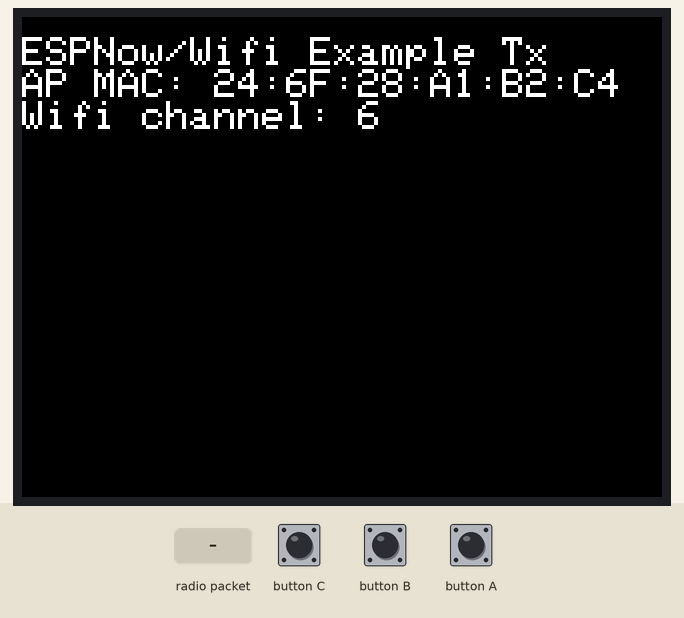
The sketch below on a simulated ESP32. On the bench: 320×240 colour display. The test bench sets the inputs (shaded band). What the sketch prints to the serial monitor is not drawn.

Above: at 1.4 s.
1.5 s: button A pressed for 0.15 s
At 1.9 s:
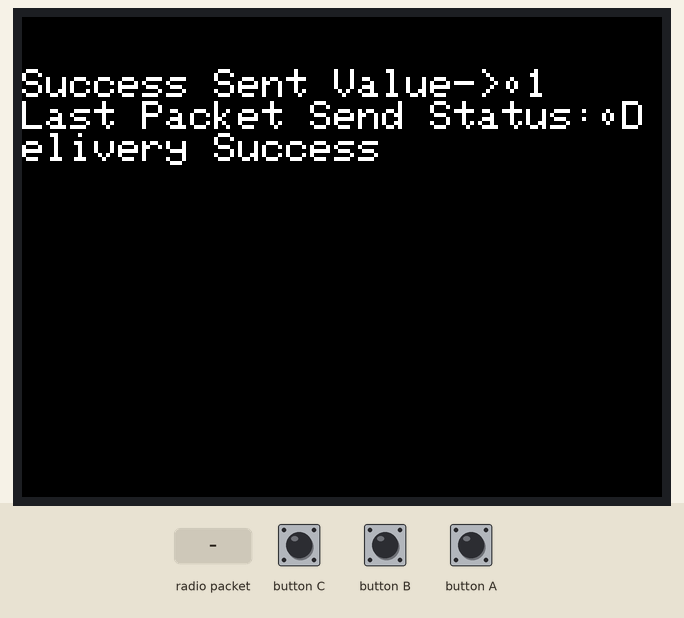
3.1 s: radio packet "1" arrives
At 3.9 s:
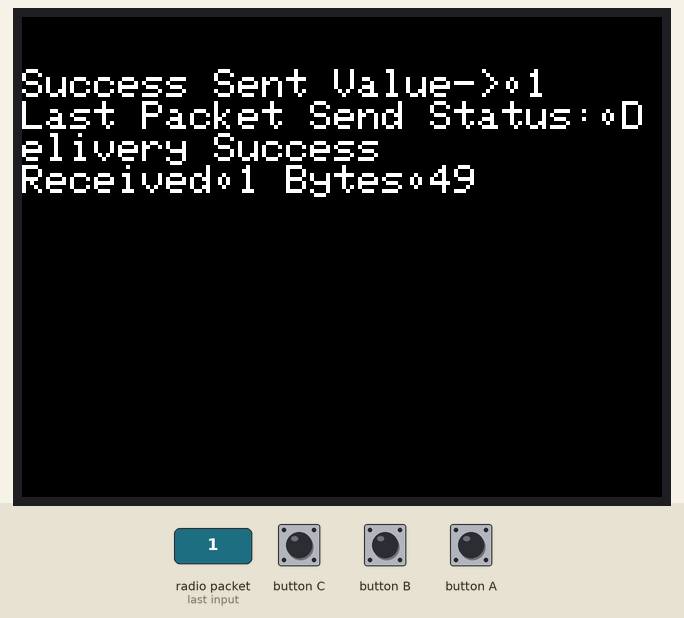
4.6 s: button A pressed for 1 s
At 5.4 s:
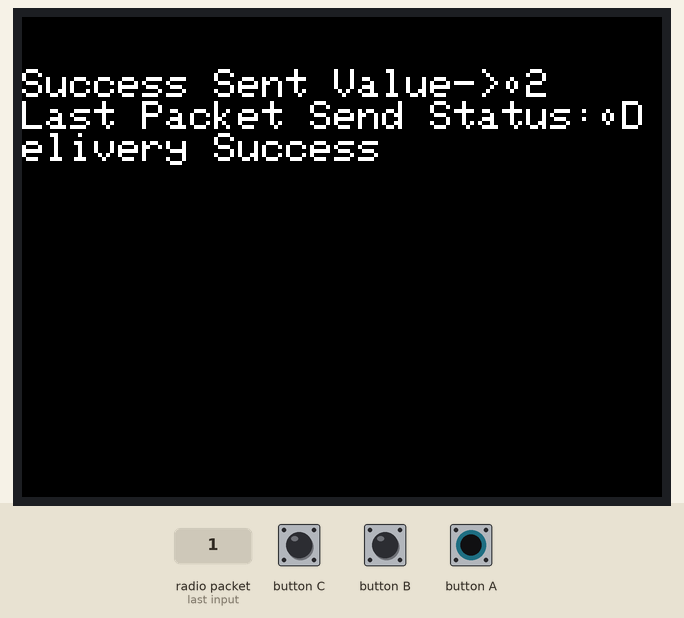
7.1 s: radio packet "0" arrives
At 8.1 s:
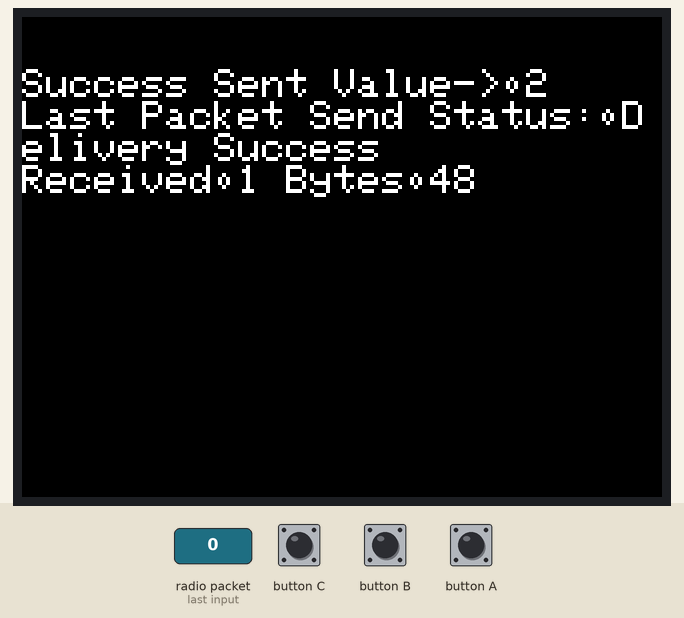
Timing chart, 0 to 9.6 s (numbered marks = the images above; inputs shaded):
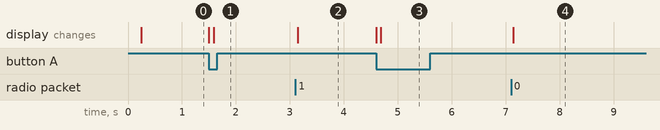

The sketch:

M5Stack_EspNowBothWifi_Tx.ino
```cpp
#include <esp_now.h>
#include <WiFi.h>
#include <M5Stack.h>

#define WIFI_CHANNEL_ESPNOW 1

const char *ssidSoftAP = "ESP32AP-WiFi";
const char *passSoftAP = "esp32apwifi";

uint8_t remoteMac[] = {0x44, 0x44, 0x44, 0x44, 0x44, 0x41};

esp_now_peer_info_t peerRx;
const esp_now_peer_info_t *peerRxNode = &peerRx;

const uint8_t maxDataFrameSize = 250;
uint8_t dataToSend[maxDataFrameSize];
byte cnt = 0;
int dataSent = 0;
long timers[3];

void setup()
{
  Serial.begin(115200);
  M5.begin();
  M5.Power.begin();
  M5.Lcd.fillScreen(TFT_BLACK);
  M5.Lcd.setRotation(1);
  M5.Lcd.setCursor(0, 10);
  M5.Lcd.setTextColor(WHITE);
  M5.Lcd.setTextSize(2);
  M5.Lcd.println("ESPNow/Wifi Example Tx");

  reset_wifi();
  start_espnow();

  M5.Lcd.print("AP MAC: "); M5.Lcd.println(WiFi.softAPmacAddress());
  M5.Lcd.print("Wifi channel: "); M5.Lcd.println(WiFi.channel());
}

void reset_wifi() {
  WiFi.persistent(false);
  WiFi.disconnect();
  WiFi.mode(WIFI_OFF);
  delay(10);
}

void start_espnow() {
  WiFi.mode(WIFI_STA);
  WiFi.softAP(ssidSoftAP, passSoftAP, WIFI_CHANNEL_ESPNOW);
  Serial.print("AP MAC: "); Serial.println(WiFi.softAPmacAddress());
  Serial.print("Wifi channel: "); Serial.println(WiFi.channel());
  if (esp_now_init() == ESP_OK) {
    Serial.println("ESP NOW INIT!");
  } else {
    Serial.println("ESP NOW INIT FAILED....");
  }
  memcpy( &peerRx.peer_addr, &remoteMac, 6 );
  peerRx.channel = WIFI_CHANNEL_ESPNOW;
  peerRx.encrypt = 0;
  peerRx.ifidx = ESP_IF_WIFI_AP;

  if ( esp_now_add_peer(peerRxNode) == ESP_OK)  {
    Serial.println("Added Peer!");
  }
  esp_now_register_send_cb(OnDataSent);
  esp_now_register_recv_cb(OnDataRecv);
}

void loop()
{
  M5.update();
  // ボタンを押したら送信
  if ( M5.BtnA.wasPressed() ) {
    M5.Lcd.fillScreen(TFT_BLACK);
    M5.Lcd.setCursor(0, 10);
    for (cnt = 0; cnt < maxDataFrameSize; cnt++)  {
      dataToSend[cnt]++;
    }
    if ( esp_now_send(peerRx.peer_addr, dataToSend, maxDataFrameSize) == ESP_OK) {
      timers[0] = micros();
      M5.Lcd.printf("\r\nSuccess Sent Value->\t%d", dataToSend[0]);
    }
  }
  delay(1);
}

void OnDataSent(const uint8_t *mac_addr, esp_now_send_status_t status)
{
  M5.Lcd.print("\r\nLast Packet Send Status:\t");
  M5.Lcd.print(status == ESP_NOW_SEND_SUCCESS ? "Delivery Success" : "Delivery Fail");
}

void OnDataRecv(const uint8_t *mac_addr, const uint8_t *data, int data_len)
{
  if (data[0] == dataToSend[0])
  {
    timers[1] = micros();
    timers[2] = timers[1] - timers[0];
    M5.Lcd.printf("\r\nReceived\t%d Bytes val\t%d\t in %ld micros", data_len, data[0], timers[2]);
  }
  else
  {
    M5.Lcd.printf("\r\nReceived\t%d Bytes\t%d", data_len, data[0]);
  }
}
```

Measured:
- after the input at 1.5 s, the display: first changes at once (image 1 shows a later state)
- after the input at 3.1 s, the display: changes at once (image 2)
- after the input at 4.6 s, the display: first changes at once (image 3 shows a later state)
- after the input at 7.1 s, the display: changes at once (image 4)
